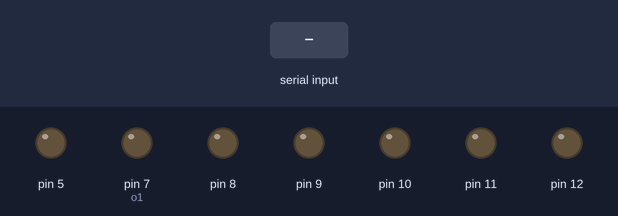
Bench run of a sketch on a simulated Arduino Uno, built with avr-gcc and run on an emulated ATmega328P. On the bench: output pins drawn as LEDs (lit = HIGH). Dashed ring = blinking. The test bench sets the inputs (shaded band). What the sketch prints to the serial monitor is not drawn.

Above: at 1.2 s.
1.3 s: "1\n" received over Serial
At 1.73 s:
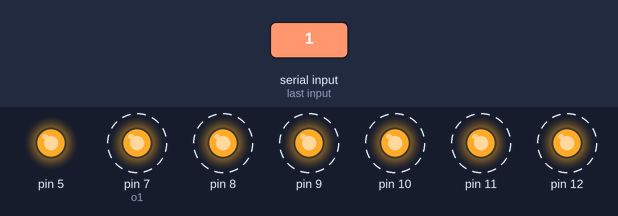
4.3 s: "90,45\n" received over Serial
At 5.5 s:
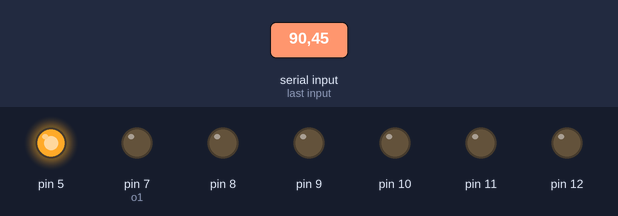
5.8 s: "1\n" received over Serial
At 6.61 s:
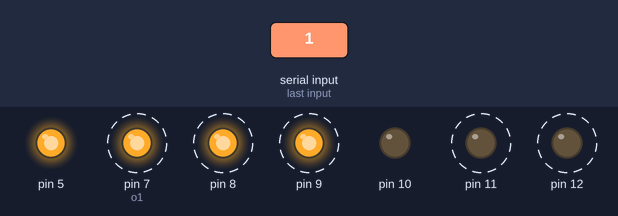
8.8 s: "30,150\n" received over Serial
At 10.2 s:
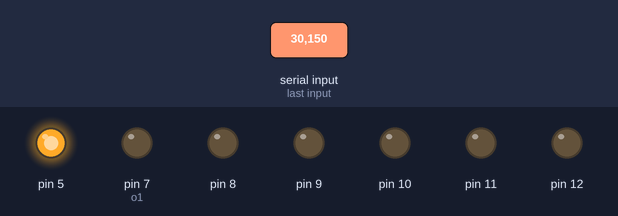
Timing chart, 0 to 11.3 s (numbered marks = the images above; inputs shaded):
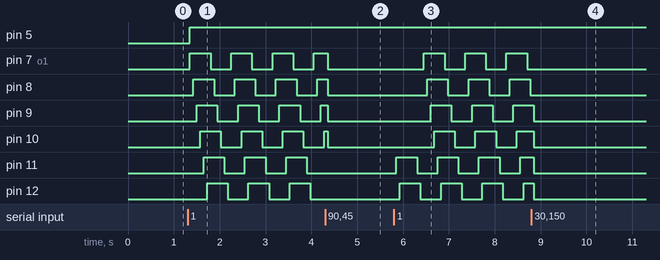

The sketch:

Serialcom.ino
```cpp
int x;
int o1 = 7;
int state = 0;
void setup() {
 Serial.begin(115200);
 Serial.setTimeout(1);

 pinMode(5,OUTPUT);
 pinMode(7,OUTPUT);
 pinMode(8,OUTPUT);
 pinMode(9,OUTPUT);
 pinMode(10,OUTPUT);
 pinMode(11,OUTPUT);
 pinMode(12,OUTPUT);

}
void loop() {
 while (!Serial.available()){
  if (x==1){
    if (state == 0){
       digitalWrite(o1,HIGH);
    }
    else{
      digitalWrite(o1,LOW);
    }
    if (o1 == 12){
      o1 = 6;
      if (state == 0){
        state = 1;
      }
      else{
        state = 0;
      }
    }
    o1 = o1 + 1;

  }
  else{
    digitalWrite(7,LOW);
    digitalWrite(8,LOW);
    digitalWrite(9,LOW);
    digitalWrite(10,LOW);
    digitalWrite(11,LOW);
    digitalWrite(12,LOW);
  }
  delay(75);
 }


  x = Serial.readString().toInt();
  if (x== 1){
    digitalWrite(5,HIGH);
  }
  if (x == 0){
    digitalWrite(5,LOW);
  }
  Serial.print(x);

}
```

Measured:
- after the input at 1.3 s, pin 5: LOW → HIGH after 0.05 s; pin 7 (o1): alternates HIGH for 0.45 s and LOW for 0.45 s, starting after 0.05 s
- after the input at 4.3 s, pin 11, pin 12: stops changing and stays LOW
- after the input at 5.8 s, pin 7 (o1): alternates HIGH for 0.45 s and LOW for 0.45 s, starting after 0.65 s; pin 8: alternates HIGH for 0.45 s and LOW for 0.45 s, starting after 0.73 s
- after the input at 8.8 s, pin 7 (o1), pin 8: stops changing and stays LOW; pin 9: goes on until 8.9 s, then stays LOW
